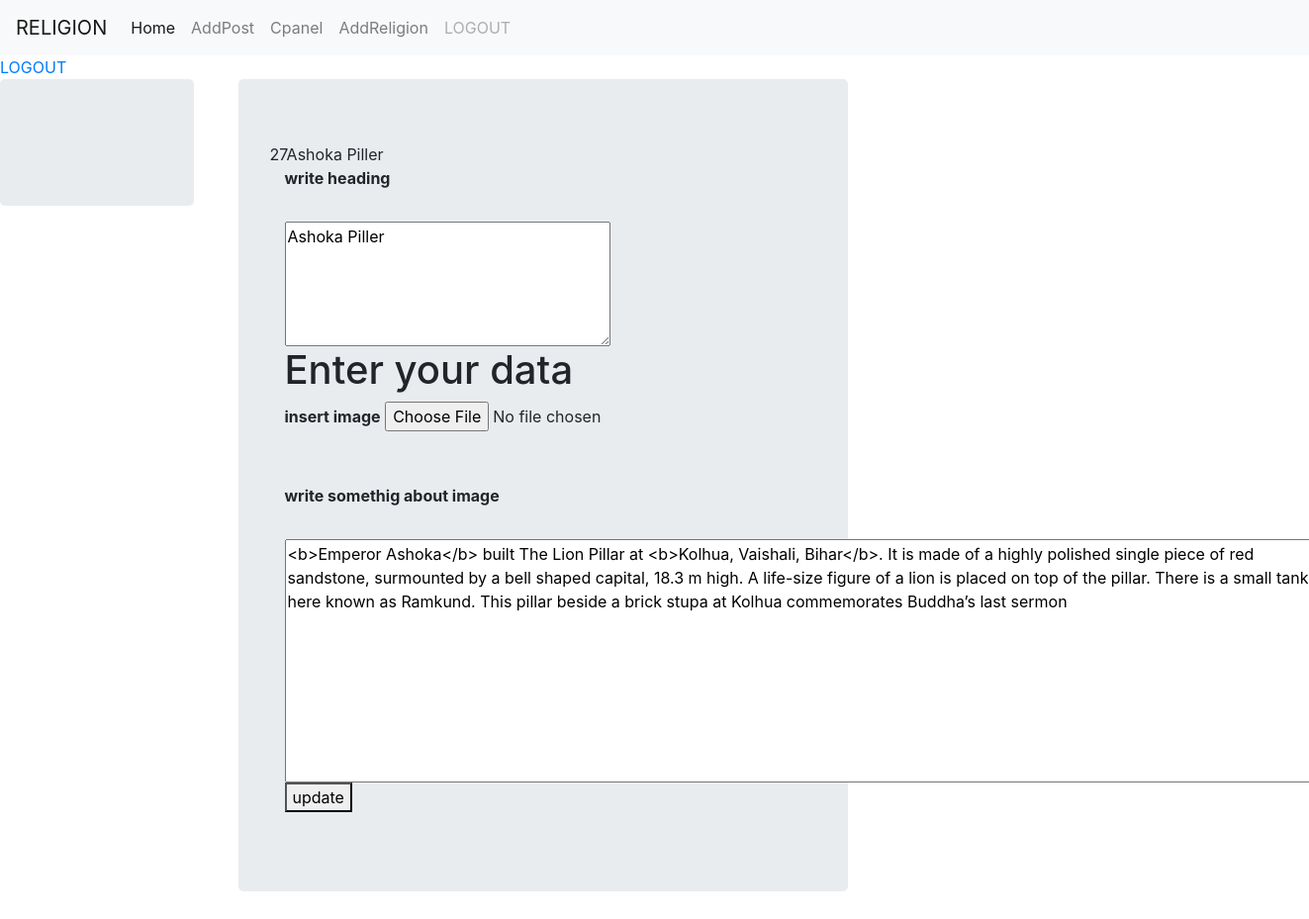
The app's page /admin/edit_post.php?pid=27 (signed in) with its own data.
### tables this page shows
CREATE TABLE `post` (
  `sno` int(4) NOT NULL,
  `rno` int(4) NOT NULL,
  `heading` varchar(255) NOT NULL,
  `image` text DEFAULT NULL,
  `content` longtext NOT NULL
);

### admin/edit_post.php (the view, shortened to what this page needs)
<html>
<?php
include'../db.php';
?>
<head>
  <link rel="stylesheet" href="https://maxcdn.bootstrapcdn.com/bootstrap/4.0.0/css/bootstrap.min.css" >
</head>
<body>
<?php
if($_SESSION["userId"])
{
include'header.php';
?>
<a href='logout.php'>LOGOUT</a>
<div class="row">
<div class="col-sm-2">
<div class='jumbotron'>
</div>
</div>
<div class="col-sm-6">
<div class='container'>
<div class='jumbotron'>
<?php if(isset($_GET['pid']))
{
$pid=$_GET['pid'];
echo $pid;
$q="SELECT * FROM post WHERE sno='$pid';";
$qr=mysqli_query($connect,$q);
$row=mysqli_fetch_array($qr);
$head=$row['heading'];
$content=$row['content'];
echo $head;
}
?>
<form action="upload_edit.php" method="post" enctype="multipart/form-data">
<div class="container">
  <label for=""><b>write heading</b></label><br/><br/>
    <textarea name='heading' cols="30" rows="5"placeholder="Write heading..."><?php echo $head;?></textarea>
  </div>
  <div class="container">
    <h1>Enter your data</h1>
    <label for=""><b>insert image</b></label>
   <input type="file" name="img1" />
   </div>
<br/><br/>
<div class="container">
  <label for=""><b>write somethig about image</b></label><br/><br/>
    <textarea name='content' cols="100" rows="10"placeholder="Write here..."><?php echo $content;?></textarea>
    <button type="submit" class="registerbtn"  value='submit' name="update">update</button>
  </div>
</form>
</div>
</div>
</div>
</div>
<?php
}
else
{
header('location:index.php');
}
?>
</body>
</html>

### records on screen
post: heading "Ashoka Piller", content "<b>Emperor Ashoka</b> built The Lion Pillar at <b>Kolhua, Vaishali, Bihar</b>. It is made of a highly polished single piece of red sandstone, surmounted by a bell shaped capital, 18.3 m high. A life-size figure of a lion is placed on top of the pillar. There is a small tank here known as Ramkund. This pillar beside a brick stupa at Kolhua commemorates Buddha’s last sermon"

### other values on screen
$pid "27"
